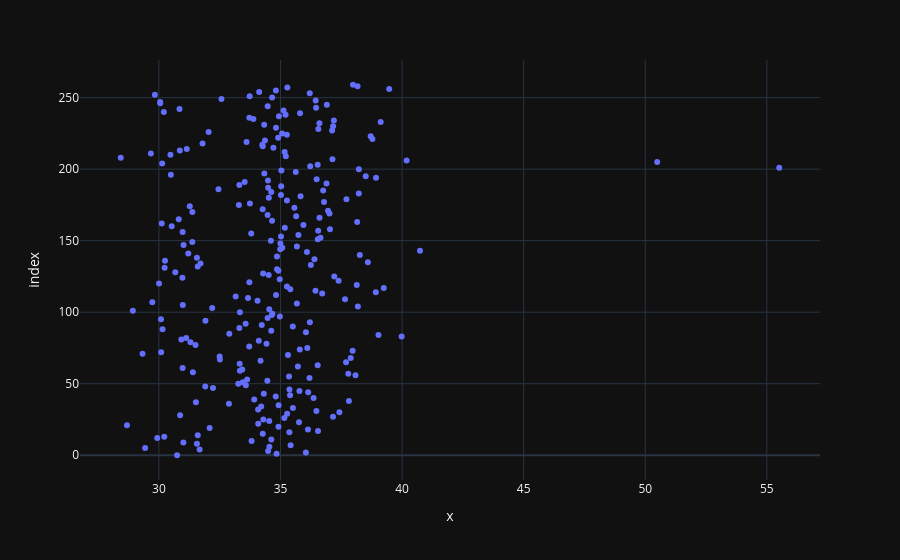
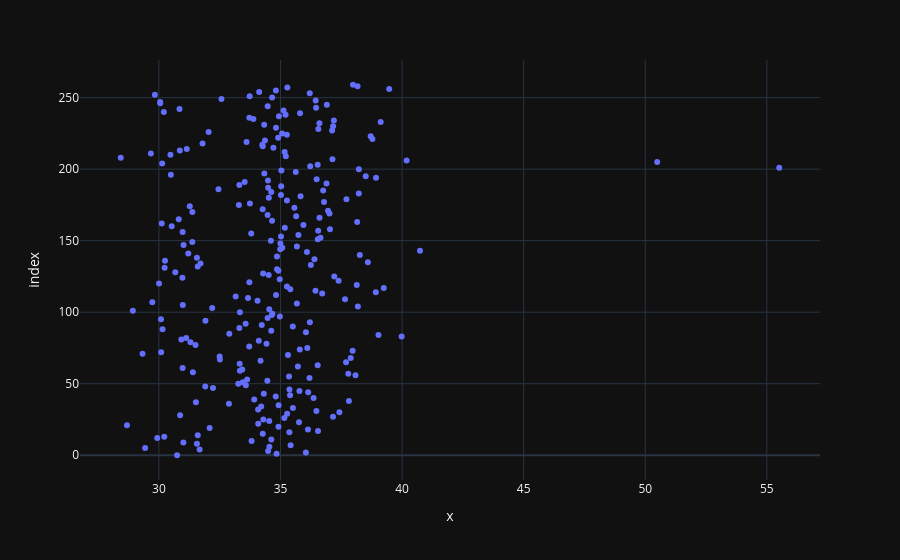

The notebook cell saved with these charts, in order:
### Code cell
fig = px.scatter(cds_counts, gc_counts)
fig.show()
fig.show()

### Figure 1 — Plotly figure (JSON) as saved in the notebook; plotly's stock layout.template omitted (floating-point values rounded to 4 significant figures; data arrays with more than 128 entries replaced by an {"elided": "..."} marker saying what was removed)
{"data": [{"hovertemplate": "x=%{x}<br>index=%{y}<extra></extra>", "legendgroup": "", "marker": {"color": "#636efa", "symbol": "circle"}, "mode": "markers", "name": "", "orientation": "h", "showlegend": false, "x": {"elided": "260 float values"}, "xaxis": "x", "y": {"elided": "260 int values"}, "yaxis": "y", "type": "scatter"}], "layout": {"xaxis": {"anchor": "y", "domain": [0.0, 1.0], "title": {"text": "x"}}, "yaxis": {"anchor": "x", "domain": [0.0, 1.0], "title": {"text": "index"}}, "legend": {"tracegroupgap": 0}, "margin": {"t": 60}}}

### Figure 2 — Plotly figure (JSON) as saved in the notebook; plotly's stock layout.template omitted (floating-point values rounded to 4 significant figures; data arrays with more than 128 entries replaced by an {"elided": "..."} marker saying what was removed)
{"data": [{"hovertemplate": "x=%{x}<br>index=%{y}<extra></extra>", "legendgroup": "", "marker": {"color": "#636efa", "symbol": "circle"}, "mode": "markers", "name": "", "orientation": "h", "showlegend": false, "x": {"elided": "260 float values"}, "xaxis": "x", "y": {"elided": "260 int values"}, "yaxis": "y", "type": "scatter"}], "layout": {"xaxis": {"anchor": "y", "domain": [0.0, 1.0], "title": {"text": "x"}}, "yaxis": {"anchor": "x", "domain": [0.0, 1.0], "title": {"text": "index"}}, "legend": {"tracegroupgap": 0}, "margin": {"t": 60}}}
